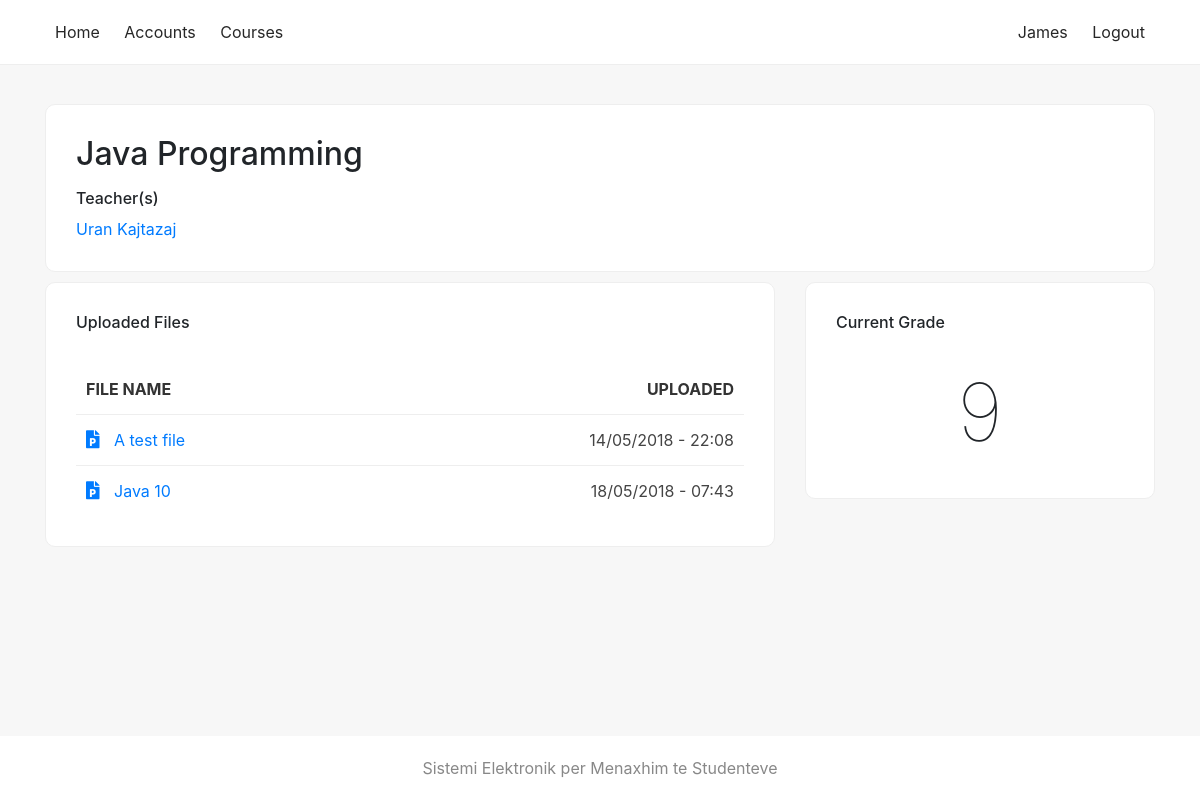
The page /programs/course/1 (signed in) on the database as committed earlier.
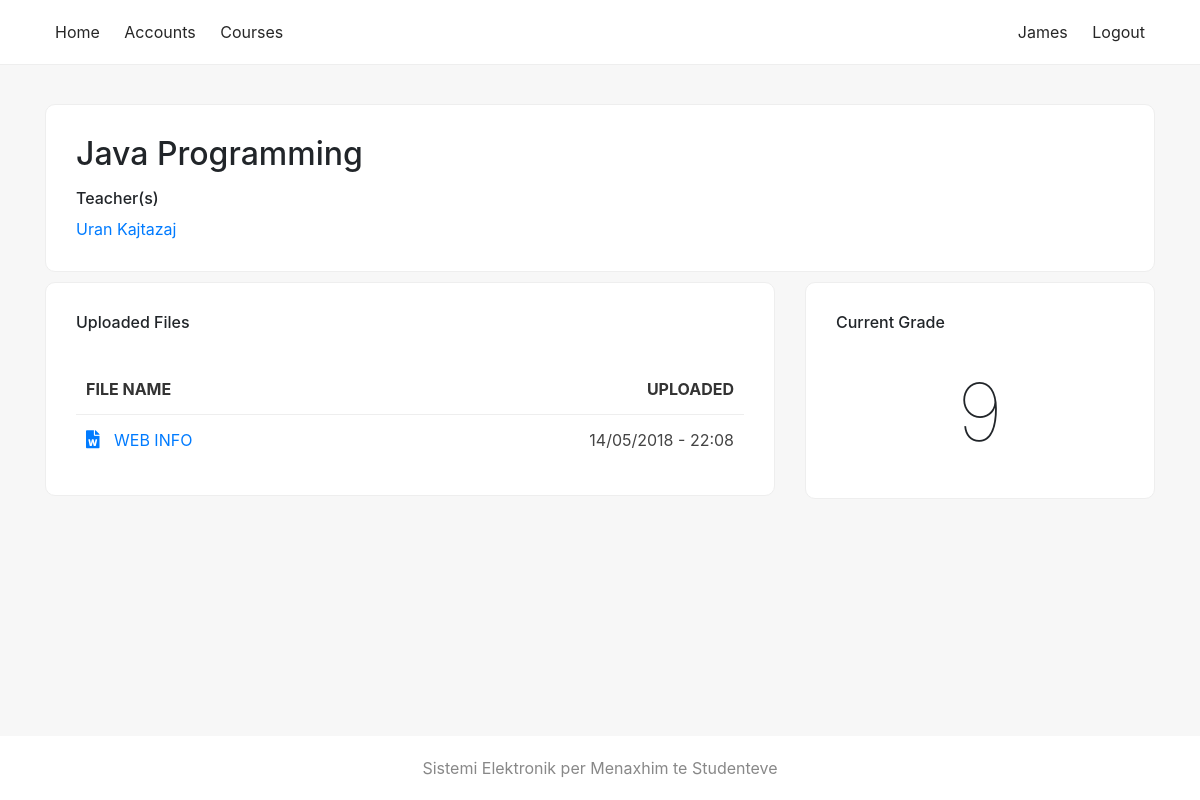
The same page on the database as committed later.
### sems/models.py (models this page shows, shortened)
class Student(models.Model):
    user = models.OneToOneField(User, on_delete=models.CASCADE, null=True)
    first_name = models.CharField(max_length=100, null=True)
    last_name = models.CharField(max_length=100, null=True)
    picture = models.ImageField(null=True, blank=True, default='no-img.png')
    website = models.URLField(max_length=100, null=True, blank=True)
    email = models.EmailField(max_length=100, null=True)
    program = models.ForeignKey(Program, on_delete=models.SET_NULL, null=True)
    country = models.ForeignKey(State, on_delete=models.SET_NULL, null=True)
    city = models.CharField(max_length=100, null=True)
    course = models.ManyToManyField(Course, related_name='course')
    course_teacher = models.ManyToManyField(Course, related_name='course_teacher')

class Upload(models.Model):
    name = models.CharField(max_length=100)
    course = models.ForeignKey(Course, on_delete=models.CASCADE)
    file = models.FileField(upload_to='files/', validators=[FileExtensionValidator(['pdf', 'docx', 'doc', 'xls', 'xlsx', 'ppt', 'pptx', 'zip', 'rar', '7zip'])])
    upload_time = models.DateTimeField(default=datetime.now, null=True)
    def get_extension_short(self):
        ext = str(self.file).split(".")
        ext = ext[len(ext)-1]
        if ext == 'doc' or ext == 'docx':
            return 'word'
        elif ext == 'pdf':
            return 'pdf'
        elif ext == 'xls' or ext == 'xlsx':
            return 'excel'
        elif ext == 'ppt' or ext == 'pptx':
            return 'powerpoint'
        elif ext == 'zip' or ext == 'rar' or ext == '7zip':
            return 'archive'
    def __str__(self):
        return str(self.file)[6:]

class Grade(models.Model):
    student = models.ForeignKey(User, on_delete=models.CASCADE)
    course = models.ForeignKey(Course, on_delete=models.CASCADE)
    grade = models.IntegerField(default=0)

### sems/views.py (the view)
# urls.py: path('programs/course/<int:pk>', views.course_detail, name='course_detail'),
def course_detail(request, pk):
    course = Course.objects.get(pk = pk)
    files = Upload.objects.filter(course_id = pk)
    users = User.objects.filter(student__course_teacher__in=[course])
    grades = Grade.objects.filter(student_id=request.user.id, course_id=pk)
    teachers = Student.objects.filter(course_teacher__in=[course])
    if request.user.is_authenticated:
        return render(
            request, 'course_single.html', {'usrs': users, 'course': course, 'files': files, 'grades': grades, 'teachers': teachers, 'media_url': settings.MEDIA_ROOT},
        )
    else:
        return redirect('login')

### sems/models.py (called while the page is built)
    def __str__(self):
        return self.name

### sems/templates/course_single.html (shortened to what this page needs)
{% extends 'base_generic.html' %}
{% block content %}
<div class="container">
    <div class="row">
        <div class="col-md-12 col-xs-12">
            <div class="card-box">
                <h2>{{ course }}</h2>
                {% if teachers %}
                    <h6>Teacher(s)</h6>
                    {% for teacher in teachers %}
                        <a href="{% url 'student_detail' pk=teacher.pk%}">{{ teacher.first_name }} {{ teacher.last_name }}</a><br/>
                    {% endfor %}
                {% endif %}
            </div>
        </div>
    {% load static %}
    <div class="col-md-8 col-xs-12">
    <div class="shadow-box">
        {% if files %}
        <h6>Uploaded Files</h6><br/>
        <table>
            <thead>
                <tr>
                    <th>File name</th>
                    <th class="text-right">Uploaded</th>
                </tr>
            </thead>
            <tbody>
            {% for file in files %}
            <tr>
                <td><a href="{% static 'uploads/' %}{{ file.file }}" title="{{ file }}"><i style="font-size: 18px; padding-right: 10px;" class="fas fa-file-{{ file.get_extension_short }}"></i> {{ file.name }}</a><br/></td>
                <td class="text-right">{{ file.upload_time|date:'d/m/Y - H:i' }}</td>
            </tr>
            {% endfor %}
            </tbody>
        </table>
        {% else %}
        <p class="text-center"><i class="material-icons">sentiment_dissatisfied</i><br/>No files have been uploaded... yet</p>
        {% endif %}
        </div>
    </div>
        <div class="col-md-4 col-xs-12">
            <div class="card-box">
                <h6>Current Grade</h6><br/>
                <h1 class="text-center" style="font-size: 80px; font-weight: lighter">
                    {% if grades %}
                        {% for grade in grades %}
                            {% if grade.grade >= 5 and grade.grade <= 10 %}
                            {{ grade.grade }}
                            {% else %}
                            &mdash;
                            {% endif %}
                        {% endfor %}
                    {% else %}
                        &mdash;
                    {% endif %}
                </h1>
            </div>
        </div>
    </div>
</div>
{% endblock %}

Rows that differ between the two databases and show on the page:
removed Upload: name "Java 10", upload_time "18/05/2018 - 07:43"
changed Upload: name "A test file" → "WEB INFO"
